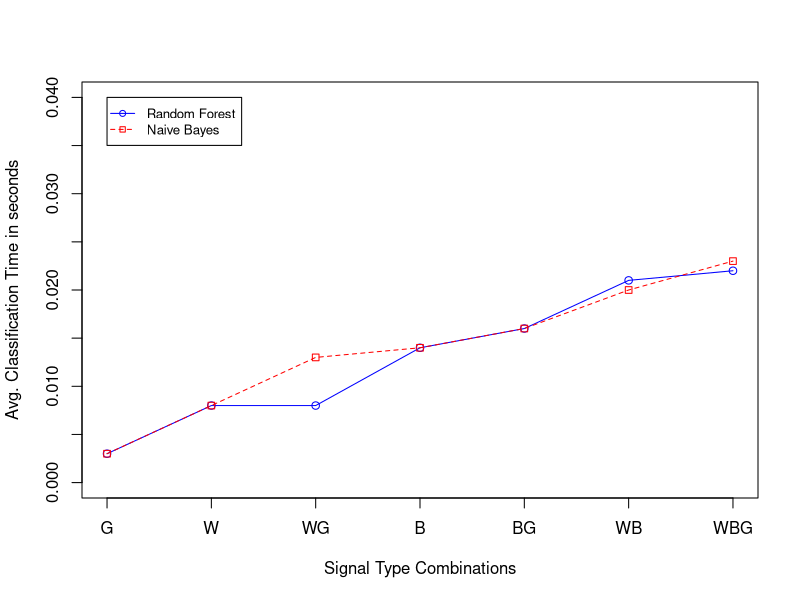

Write the R code that produced this figure.
rf <- c(0.003, 0.008, 0.008, 0.014, 0.016, 0.021, 0.022)
nb <- c(0.003, 0.008, 0.013, 0.014, 0.016, 0.02, 0.023)

g_range <- range(0, 0.04)

png("../img/CLASSIFICATION_TIME_JSAT.png",500,500)
plot(rf, type="o", col="blue", ylim=g_range, 
   axes=FALSE, ann=FALSE)

axis(1, at=1:7, lab=c("G","W","WG","B","BG","WB","WBG"))
axis(2, las=0, at=c(0.000,0.005,0.010,0.015,0.020,0.025,0.030,0.035,0.040))

box()

lines(nb, type="o", pch=22, lty=2, col="red")
title(xlab="Signal Type Combinations")
title(ylab="Avg. Classification Time in seconds")

legend(1, g_range[2], c("Random Forest","Naive Bayes"), cex=0.8, 
   col=c("blue","red"), pch=21:22, lty=1:2);
graphics.off()
